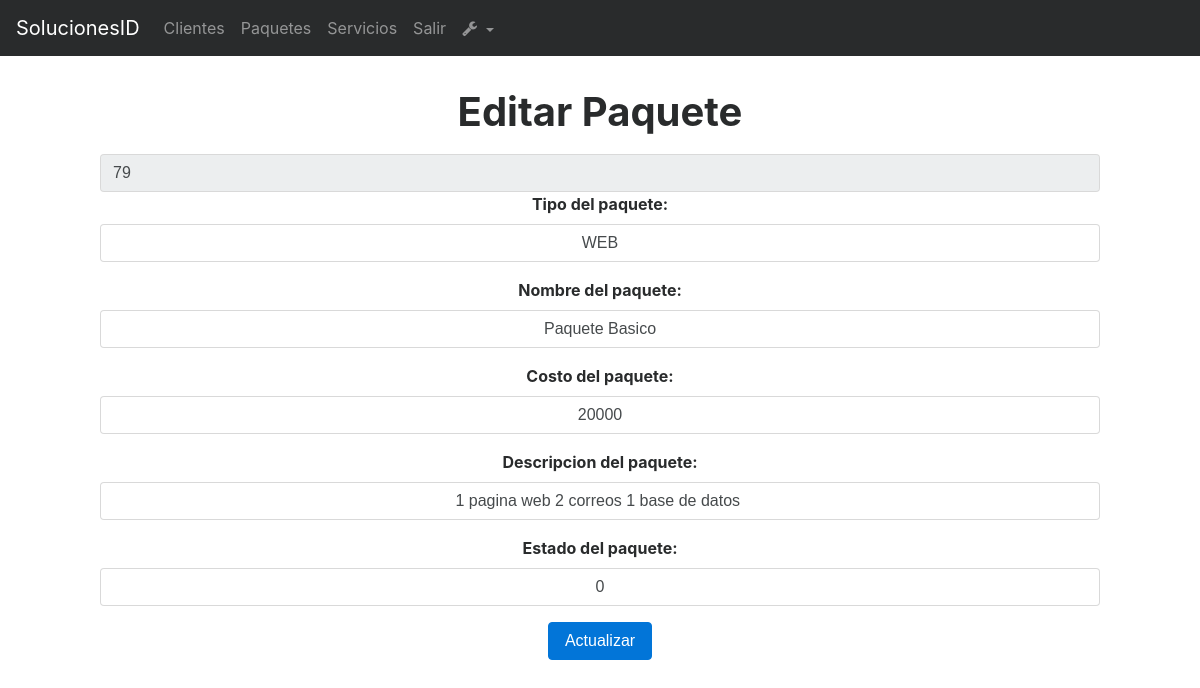
/index.php?action=editarPaquete&idPaquete=79 (signed in), run on the app's committed database.
### tables this page shows
CREATE TABLE IF NOT EXISTS `Paquete` (
  `nombrePaquete` varchar(50) NOT NULL,
  `idPaquete` int(11) NOT NULL AUTO_INCREMENT,
  `costoPaquete` int(11) DEFAULT NULL,
  `tipoPaquete` varchar(50) DEFAULT NULL,
  `descripcionPaquete` varchar(150) DEFAULT NULL,
  `estado` tinyint(1) DEFAULT NULL,
  PRIMARY KEY (`idPaquete`)
);

### controllers/controllerAdministrador.php (called while the page is built, shortened)
<?php
class ControllerAdministrador{
	public function pagina(){
		include "views/template.php";
	}
	public function enlacesPaginasController(){
		if(isset( $_GET['action'])){
			$enlaces = $_GET['action'];
		}
		else{
			$enlaces = "index";
		}
		$respuesta = Paginas::enlacesPaginasModel($enlaces);
		include $respuesta;
	}
}
?>

### index.php (called while the page is built, shortened)
<?php
require_once 'models/ModelPaquete.php';
require_once "controllers/controllerAdministrador.php";
require_once 'controllers/controllerPaquete.php';
$mvc = new ControllerAdministrador();
$mvc -> pagina();
?>

### controllers/controllerPaquete.php (called while the page is built, shortened)
<?php
 class MvcControllerPaquete{
	public function editarPaqueteController(){
		$idPaquete = $_GET["idPaquete"];
		$respuesta = ModelPaquete::editarPaqueteModel($idPaquete);
		return $respuesta;
	}
}
 ?>

### models/conexionBD.php (called while the page is built)
<?php
class Conexion{
	public static function conectar(){
		$link = new PDO("mysql:host=localhost;dbname=u700675089_soluc","root","ger3uicab");
		return $link;
	}
}
?>

### models/ModelPaquete.php (called while the page is built, shortened)
<?php
require_once "conexionBD.php";
class ModelPaquete extends Conexion{
  public static function editarPaqueteModel($idPaquete){
		$stmt = Conexion::conectar()->prepare("SELECT idPaquete,nombrePaquete,costoPaquete,tipoPaquete,descripcionPaquete,estado FROM Paquete WHERE idPaquete= :idPaquete");
		$stmt->bindParam(":idPaquete", $idPaquete, PDO::PARAM_STR);
		$stmt->execute();
		return $stmt->fetch();
	}
}
?>

### views/modules/editarPaquete.php (the view, shortened to what this page needs)
<h1 class="text-center title-form-cli">Editar Paquete</h1>
<?php
	 $traerdatos = new MvcControllerPaquete();
	 $respuesta= $traerdatos -> editarPaqueteController();
 ?>
   <div >
		<form method="post" id="form-registro">
			<input class="form-control" readonly="" value="<?php echo $respuesta["idPaquete"]; ?>" name="idPaquete">
			<div class="form-group">
				<label>Tipo del paquete:</label>
             	<input class="form-control" type="text" value="<?php echo $respuesta["tipoPaquete"]; ?>" name="tipoPaquete" required>
			</div>
			<div class="form-group">
				<label>Nombre del paquete:</label>
			 	<input class="form-control" type="text" value="<?php echo $respuesta["nombrePaquete"]; ?>" name="nombrePaquete" required>
			</div>
			<div class="form-group">
				<label>Costo del paquete:</label>
			 	<input class="form-control" type="text" value="<?php echo $respuesta["costoPaquete"]; ?>" name="costoPaquete" required>
			</div>
			<div class="form-group">
				<label>Descripcion del paquete:</label>
				<input class="form-control" type="text" value="<?php echo $respuesta["descripcionPaquete"]; ?>" name="descripcionPaquete" required>
			</div>
			<div class="form-group">
				<label>Estado del paquete:</label>
			 	<input class="form-control" type="text" value="<?php echo $respuesta["estado"]; ?>" name="estado" required>
			</div>
			 <button type="submit" class="btn btn-primary">Actualizar</button>
		</form>
    </div>

### views/assets/css/style.css (style rules this page uses)
body { padding-top: 70px; }
.title-form-cli { margin-bottom: 20px; margin-top: 20px; font-weight: bold; }
h1 { font-size: 30px; font-weight: bold; }
#form-registro { text-align: center; margin-left: 100px; margin-right: 100px; }
#form-registro input[type=text] { text-align: center; margin-bottom: 15px; }
#form-registro button[type=submit] { text-align: center; margin-bottom: 15px; }
#form-registro label { font-weight: bold; }

### data on the page
paquete: idPaquete "79", tipoPaquete "WEB", nombrePaquete "Paquete Basico", costoPaquete "20000", descripcionPaquete "1 pagina web 2 correos 1 base de datos", estado "0"
